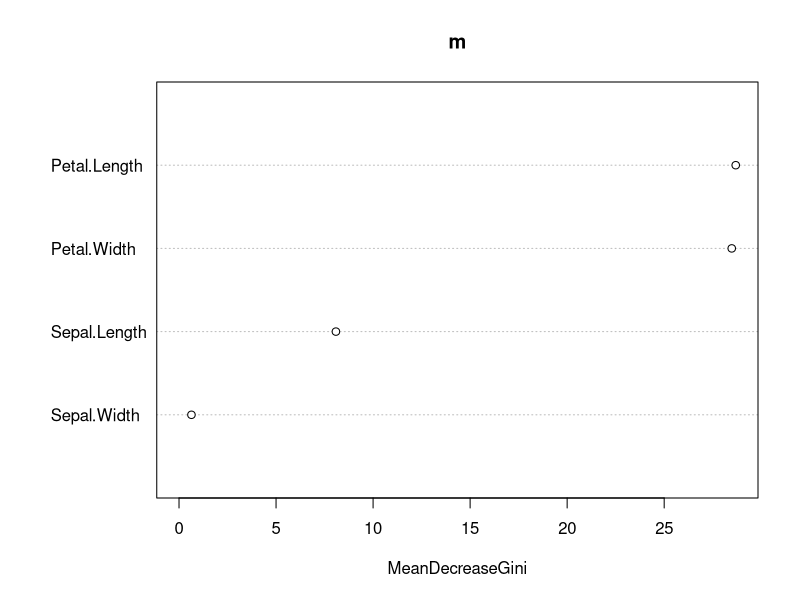
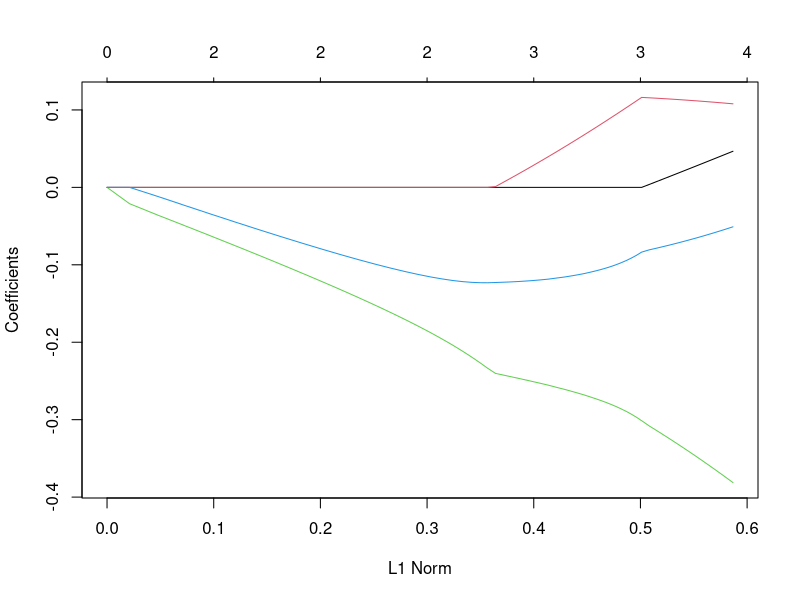
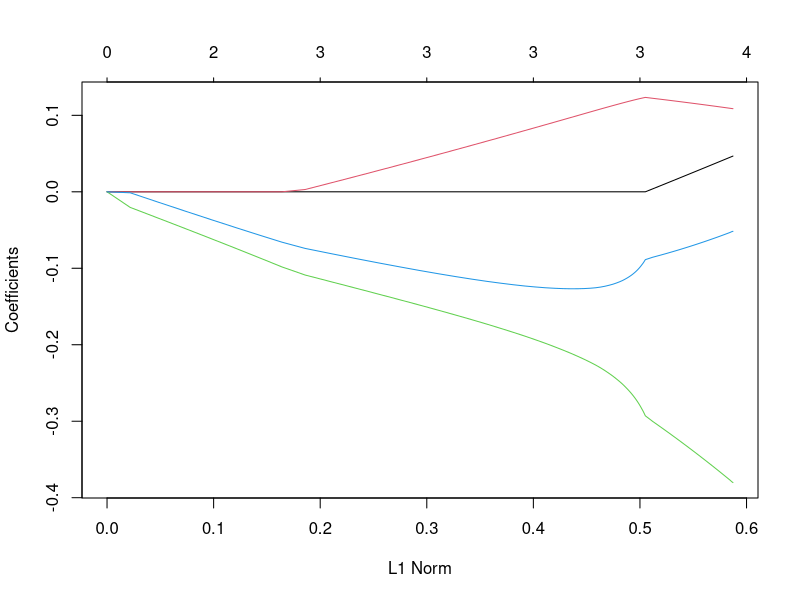

The R script that drew these images, in order:
library(randomForest)
library(glmnet)


data("iris")

iris$bin <- factor(iris$Species == "setosa")

m <- randomForest(bin ~ . - Species, data = iris)

gamma <- 0.5
pen.f <- 1 - (m$importance / sum(m$importance))^gamma
 
varImpPlot(m)

X <- scale(model.matrix(bin ~ . - Species, data = iris))[, -1]
Y <- as.numeric(iris$bin) - 1

plot(glmnet(x = X, y = Y, penalty.factor = pen.f, alpha = 0.5))
plot(glmnet(x = X, y = Y, alpha = 0.5))
